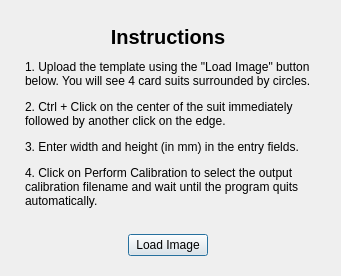
<?xml version="1.0" encoding="UTF-8"?>
<ui version="4.0">
 <class>DialogWelcome</class>
 <widget class="QDialog" name="DialogWelcome">
  <property name="geometry">
   <rect>
    <x>0</x>
    <y>0</y>
    <width>650</width>
    <height>316</height>
   </rect>
  </property>
  <property name="minimumSize">
   <size>
    <width>600</width>
    <height>0</height>
   </size>
  </property>
  <property name="windowTitle">
   <string>Retrospective Photo Registration</string>
  </property>
  <layout class="QVBoxLayout" name="verticalLayout">
   <property name="sizeConstraint">
    <enum>QLayout::SetFixedSize</enum>
   </property>
   <property name="leftMargin">
    <number>25</number>
   </property>
   <property name="topMargin">
    <number>25</number>
   </property>
   <property name="rightMargin">
    <number>30</number>
   </property>
   <property name="bottomMargin">
    <number>20</number>
   </property>
   <item>
    <widget class="QLabel" name="label">
     <property name="font">
      <font>
       <pointsize>15</pointsize>
       <bold>true</bold>
      </font>
     </property>
     <property name="text">
      <string>Instructions</string>
     </property>
     <property name="alignment">
      <set>Qt::AlignCenter</set>
     </property>
    </widget>
   </item>
   <item>
    <spacer name="verticalSpacer_2">
     <property name="orientation">
      <enum>Qt::Vertical</enum>
     </property>
     <property name="sizeType">
      <enum>QSizePolicy::Fixed</enum>
     </property>
     <property name="sizeHint" stdset="0">
      <size>
       <width>20</width>
       <height>5</height>
      </size>
     </property>
    </spacer>
   </item>
   <item>
    <widget class="QLabel" name="label_2">
     <property name="text">
      <string>&lt;p&gt;1. Upload the template using the &quot;Load Image&quot; button below. You will see 4 card suits surrounded by circles.&lt;/p&gt;
&lt;p&gt;2. Ctrl + Click on the center of the suit immediately followed by another click on the edge.&lt;/p&gt;
&lt;p&gt;3. Enter width and height (in mm) in the entry fields.&lt;/p&gt;
&lt;p&gt;4. Click on Perform Calibration to select the output calibration filename and wait until the program quits automatically.&lt;/p&gt;</string>
     </property>
     <property name="wordWrap">
      <bool>true</bool>
     </property>
    </widget>
   </item>
   <item>
    <spacer name="verticalSpacer">
     <property name="orientation">
      <enum>Qt::Vertical</enum>
     </property>
     <property name="sizeType">
      <enum>QSizePolicy::Fixed</enum>
     </property>
     <property name="sizeHint" stdset="0">
      <size>
       <width>20</width>
       <height>20</height>
      </size>
     </property>
    </spacer>
   </item>
   <item>
    <layout class="QHBoxLayout" name="horizontalLayout">
     <item>
      <spacer name="horizontalSpacer">
       <property name="orientation">
        <enum>Qt::Horizontal</enum>
       </property>
       <property name="sizeHint" stdset="0">
        <size>
         <width>40</width>
         <height>20</height>
        </size>
       </property>
      </spacer>
     </item>
     <item>
      <widget class="QPushButton" name="pushButton">
       <property name="text">
        <string>Load Image</string>
       </property>
      </widget>
     </item>
     <item>
      <spacer name="horizontalSpacer_2">
       <property name="orientation">
        <enum>Qt::Horizontal</enum>
       </property>
       <property name="sizeHint" stdset="0">
        <size>
         <width>40</width>
         <height>20</height>
        </size>
       </property>
      </spacer>
     </item>
    </layout>
   </item>
  </layout>
 </widget>
 <resources/>
 <connections>
  <connection>
   <sender>pushButton</sender>
   <signal>clicked()</signal>
   <receiver>DialogWelcome</receiver>
   <slot>accept()</slot>
   <hints>
    <hint type="sourcelabel">
     <x>335</x>
     <y>223</y>
    </hint>
    <hint type="destinationlabel">
     <x>275</x>
     <y>238</y>
    </hint>
   </hints>
  </connection>
 </connections>
</ui>
